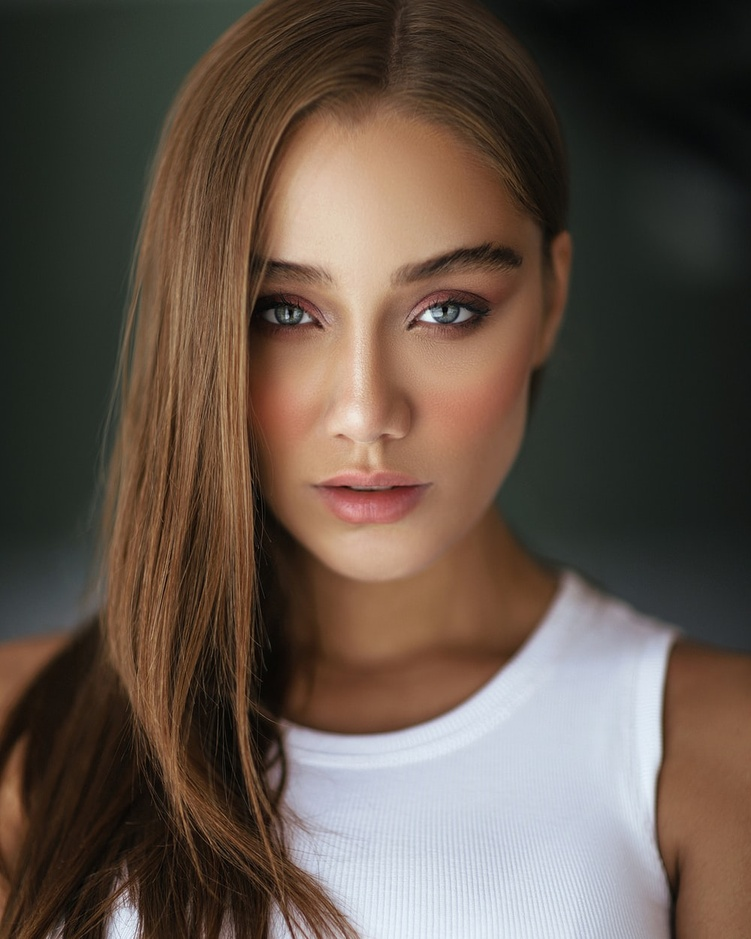
#> input picture sample2.jpeg, 751 x 939 px, shrunk from 1000 x 1250 before the run
$ python main.py
#> lines starting #> are read from the running program, lines starting #| are printed output that depends on the picture; after the words box and inside, x2 and y2 are one past the last pixel; in counts of white or black regions, pixels touching at a corner belong together
"""
Th following script is used to read the captured/selected image
and create a process of steps through which the image goes through
and gets converted into a cartoon form.
The script generates 3 images as outputs hence showing
the various stages through which the image is going through
namely blurred, edged out & cartoon image.
"""

import cv2
import numpy as np

# Reading the Image
input_image = cv2.imread("sample2.jpeg")
#> input_image is the input picture: shape (939, 751, 3); mean B, G, R 72, 82.5, 97

# Finding the Edges of Image
gray = cv2.cvtColor(input_image, cv2.COLOR_BGR2GRAY)
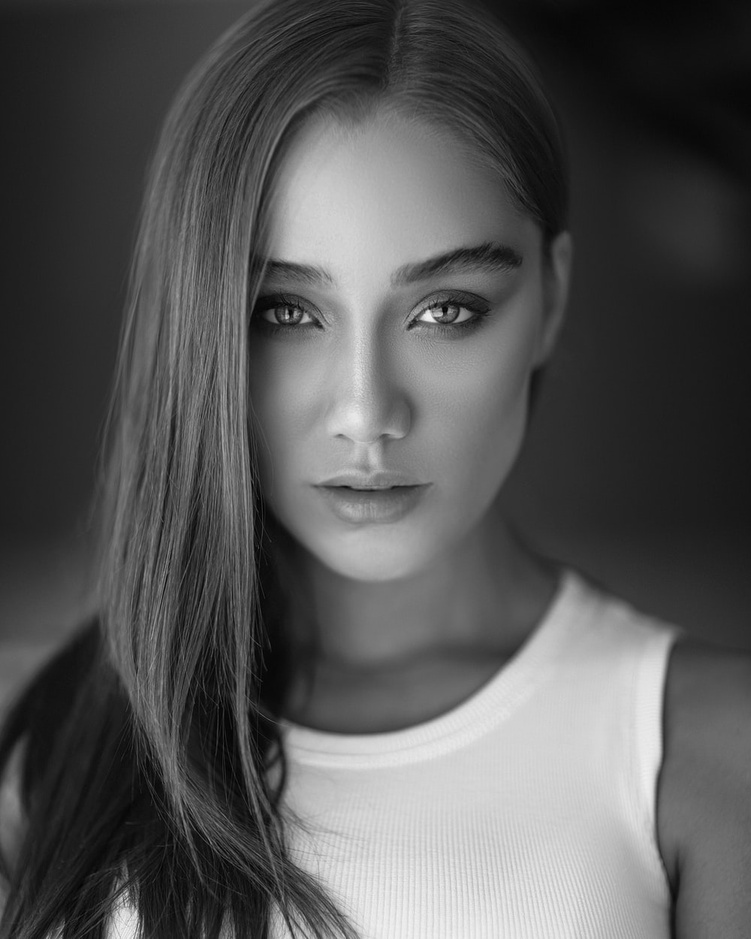
#> gray: shape (939, 751); min 0, max 247, mean 85.7
gray = cv2.medianBlur(gray, 7)
edges = cv2.adaptiveThreshold(gray, 255, cv2.ADAPTIVE_THRESH_MEAN_C, cv2.THRESH_BINARY, 9, 10)
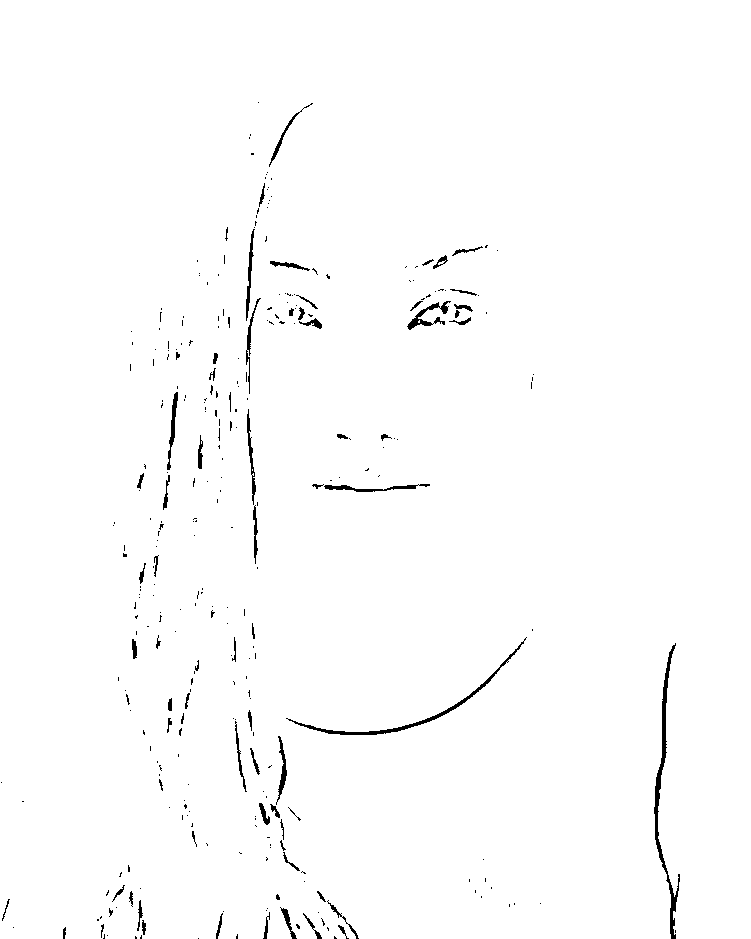
#> edges: shape (939, 751); 98.8% white; 315 black regions (243 under 20 px), largest, box (x1, y1, x2, y2) and area: (654, 643, 680, 939) 1185, (286, 637, 527, 735) 844, (407, 301, 451, 330) 351

# Making a Cartoon of the image
color = cv2.bilateralFilter(input_image, 12, 250, 250)
cartoon = cv2.bitwise_and(color, color, mask=edges)

# Visualize the cartoon image
cv2.imshow("Cartoon", cartoon)
cv2.waitKey(0)  # "0" is Used to close the image window
cv2.destroyAllWindows()

"""
Final Step: Convert to grayscale, apply gaussian blur
and blur images heavily with edgePreservingFilter
"""
# convert to gray scale
grayImage = cv2.cvtColor(input_image, cv2.COLOR_BGR2GRAY)

# apply gaussian blur
grayImage = cv2.GaussianBlur(grayImage, (3, 3), 0)

# detect edges
edgeImage = cv2.Laplacian(grayImage, -1, ksize=5)
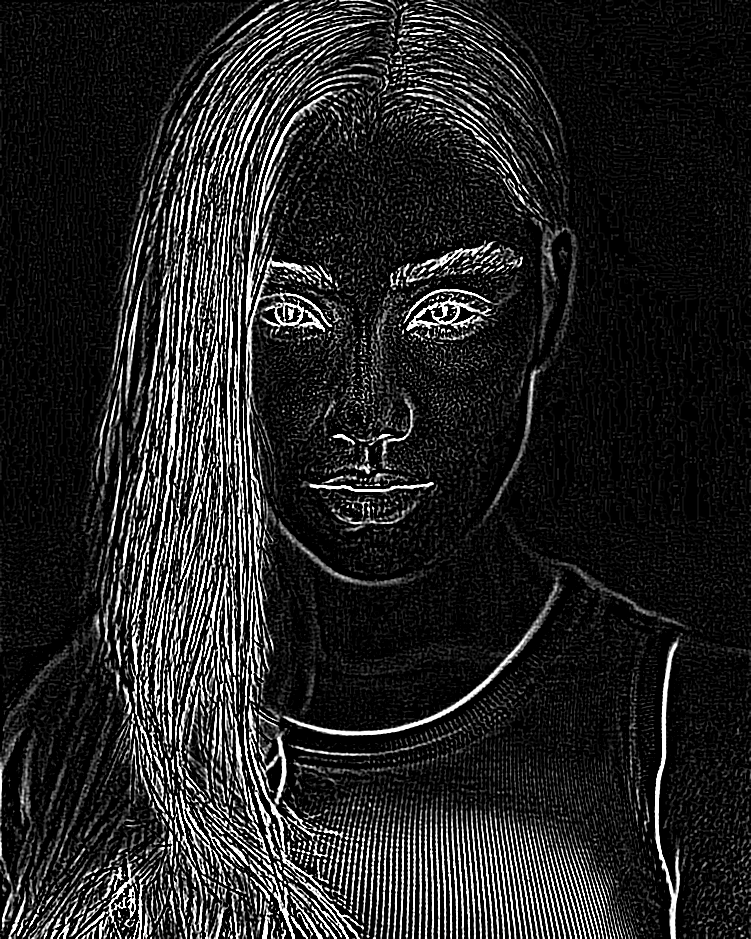
#> edgeImage: shape (939, 751); min 0, max 255, mean 36.2
edgeImage = 255 - edgeImage

# threshold image
ret, edgeImage = cv2.threshold(edgeImage, 150, 255, cv2.THRESH_BINARY)
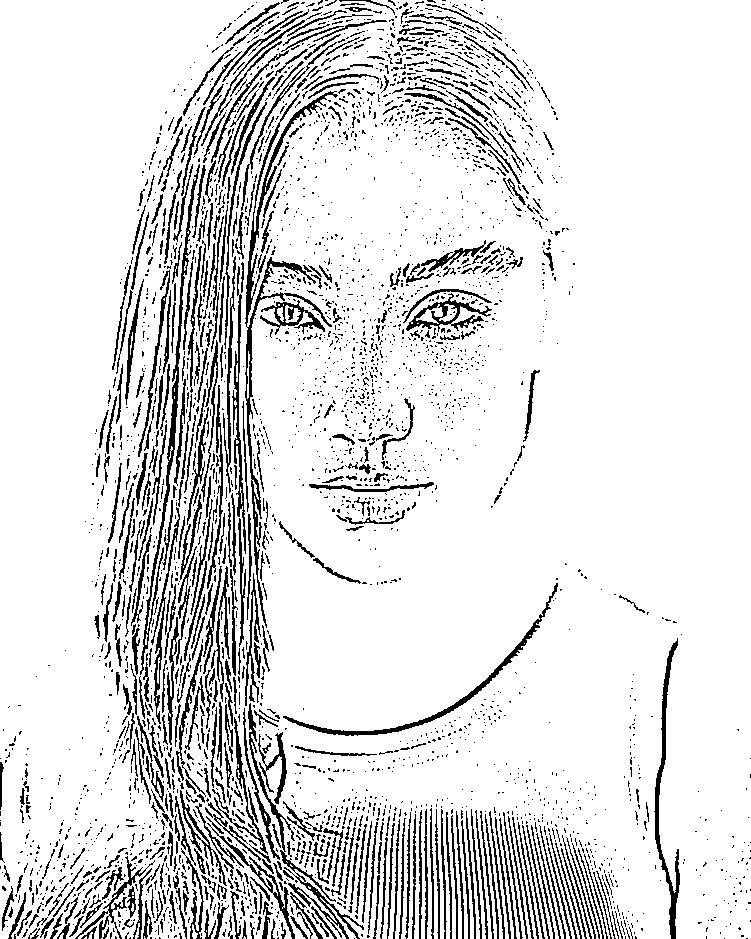
#> edgeImage: shape (939, 751); 87.6% white; black in thin lines or dots

# blur images heavily using edgePreservingFilter
edgePreservingImage = cv2.edgePreservingFilter(input_image, flags=2, sigma_s=50, sigma_r=0.4)

# create output matrix
output = np.zeros(grayImage.shape)

# combine cartoon image and edges image
output = cv2.bitwise_and(edgePreservingImage, edgePreservingImage, mask=edgeImage)
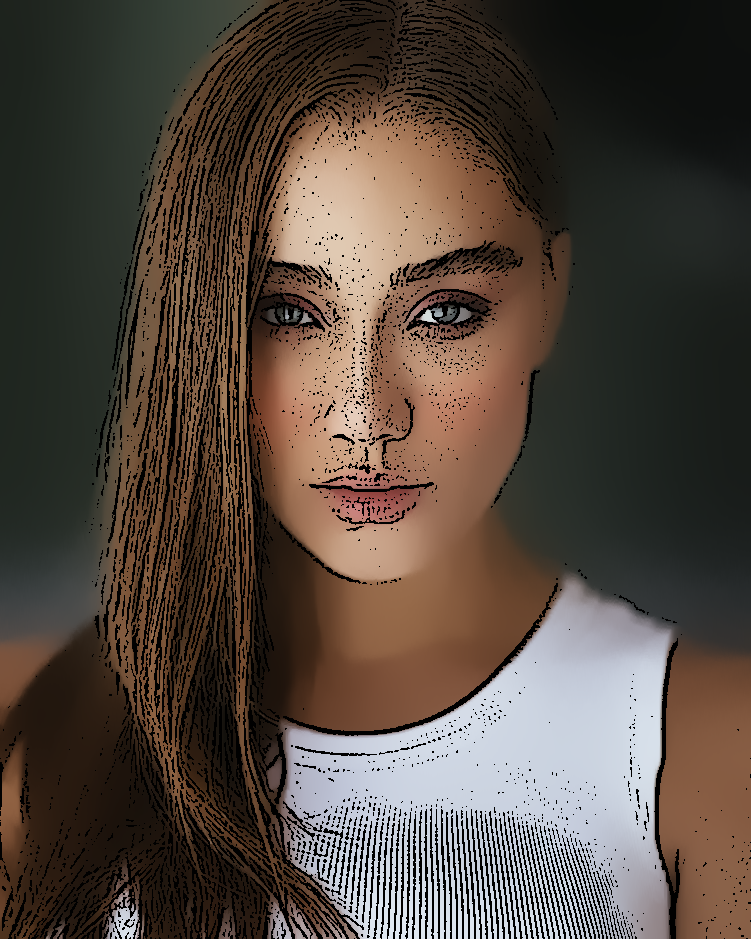
#> output: shape (939, 751, 3); mean B, G, R 62.8, 71.9, 83.8

# Visualize the cartoon image
cv2.imshow("Cartoon", output)
cv2.waitKey(0)  # "0" is Used to close the image window
cv2.destroyAllWindows()

cartoon_image = cv2.stylization(input_image, sigma_s=150, sigma_r=0.25)
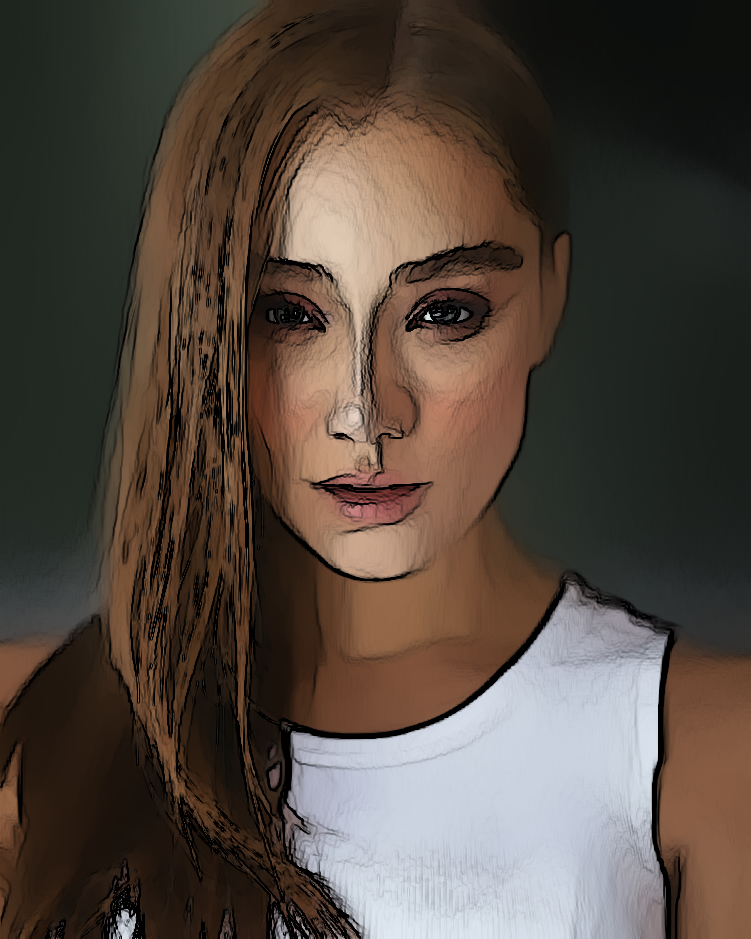
#> cartoon_image: shape (939, 751, 3); mean B, G, R 63.3, 72, 83.3
cv2.imshow('cartoon', cartoon_image)
cv2.waitKey(0)
cv2.destroyAllWindows()

$ run again, with sample1.jpeg copied over sample2.jpeg
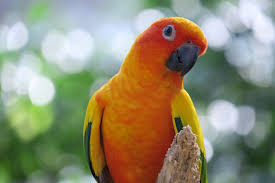
#> input picture sample1.jpeg, 275 x 183 px
#> input_image is the input picture: shape (183, 275, 3); mean B, G, R 114.1, 140, 144.6
#> `edges = cv2.adaptiveThreshold(gray, 255, cv2.ADAPTIVE_THRESH_MEAN_C, c..`:
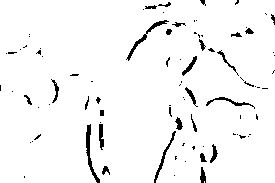
#> edges: shape (183, 275); 96% white; 88 black regions (61 under 20 px), largest, box (x1, y1, x2, y2) and area: (86, 124, 100, 183) 215, (126, 20, 169, 61) 194, (154, 131, 176, 183) 146
#> `cartoon_image = cv2.stylization(input_image, sigma_s=150, sigma_r=0.25)`:
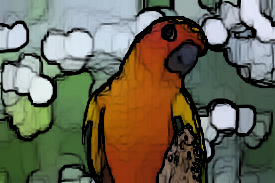
#> cartoon_image: shape (183, 275, 3); mean B, G, R 83.8, 102.5, 106.5
